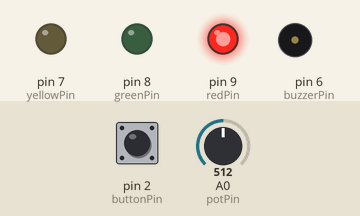
Simulated run of this sketch. Board: Arduino Uno, built with avr-gcc and run on an emulated ATmega328P. Parts: output pins drawn as LEDs (lit = HIGH), buzzer (waves = sounding, pin HIGH). The test bench sets the inputs (shaded band); at power-on: A0 (potPin) = 512, pin 2 (buttonPin) HIGH. Pins used as bus, display or sensor lines are not drawn.

Above: at 19.9 s.
20.0 s: A0 (potPin) set to 306
At 28.9 s:
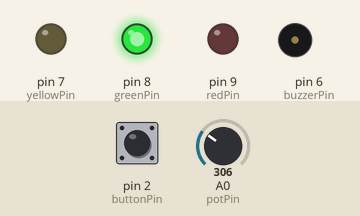
29.0 s: A0 (potPin) set to 716
At 37.3 s:
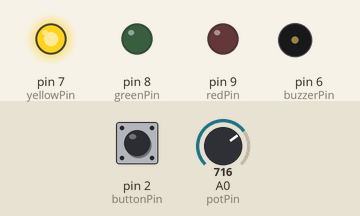
Timing chart, 0 to 39.9 s (numbered marks = the images above; inputs shaded):
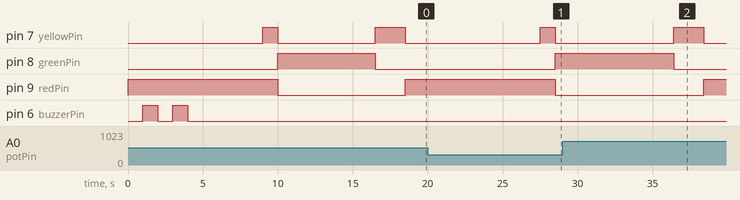

Measured:
- after the input at 29.0 s, pin 8 (greenPin): HIGH → LOW after 7.4 s instead of 4.6 s; pin 9 (redPin): LOW → HIGH after 9.4 s instead of 6.6 s
- by itself, pin 6 (buzzerPin): alternates HIGH for 1.0 s and LOW for 1.0 s, 4 changes in all, then stays LOW

The sketch:

CP2VA_F.ino
```cpp
// --- PIN DEFINITIONS ---
const int redPin = 9;
const int yellowPin = 7;       // YELLOW LED on Pin 7 (Physical Pin Swap)
const int greenPin = 8;        // GREEN LED on Pin 8 (Physical Pin Swap)
const int buzzerPin = 6;
const int buttonPin = 2;       // Pedestrian Button
const int potPin = A0;         // Timing Potentiometer

// --- STATE VARIABLES ---
// 0:GREEN, 1:YELLOW, 2:RED, 3:PEDESTRIAN, 4:RED_YELLOW
int trafficState = 2;          // Start in RED (2)
unsigned long stateStartTime = 0;
unsigned long potTimingMs = 5000; // Default 5 seconds

// --- TIMING CONSTANTS ---
const long minGreenTime = 3000;
const long maxGreenTime = 10000;
const long yellowTime = 2000;
const long redTime = 5000;
const long pedestrianTime = 4000;
const long redYellowTime = 1000; // 1 second for Red+Yellow phase (NEW)

// --- BUZZER PATTERN VARIABLES (Non-blocking) ---
unsigned long lastBuzzerToggle = 0;
long buzzerInterval = 0;

// -------------------------------------------------------------------
// SETUP & MAIN LOOP
// -------------------------------------------------------------------

void setup() {
  pinMode(redPin, OUTPUT);
  pinMode(yellowPin, OUTPUT);
  pinMode(greenPin, OUTPUT);
  pinMode(buzzerPin, OUTPUT);
  pinMode(buttonPin, INPUT_PULLUP);
  trafficState = 2;
  stateStartTime = millis();
}

void loop() {
  handlePotentiometer();
  handlePedestrianInput();
  checkStateTransition();
  updateOutputs();
}

// -------------------------------------------------------------------
// INPUT HANDLERS
// -------------------------------------------------------------------

void handlePotentiometer() {
  int potValue = analogRead(potPin);
  potTimingMs = map(potValue, 0, 1023, minGreenTime, maxGreenTime);
}

void handlePedestrianInput() {
  if (digitalRead(buttonPin) == LOW) {
    if (trafficState == 0 || trafficState == 1) {
      if (trafficState == 0) {
        changeState(1); // Jump to YELLOW
      }
    }
  }
}

// -------------------------------------------------------------------
// STATE MACHINE CORE (Updated for RED_YELLOW)
// -------------------------------------------------------------------

void checkStateTransition() {
  unsigned long currentTime = millis();
  long elapsedTime = currentTime - stateStartTime;

  switch (trafficState) {
    case 0: // GREEN
      if (elapsedTime >= potTimingMs) {
        changeState(1); // GREEN -> YELLOW
      }
      break;

    case 1: // YELLOW (Transition to Red)
      if (elapsedTime >= yellowTime) {
        changeState(2); // YELLOW -> RED
      }
      break;

    case 2: // RED (Longest State)
      if (elapsedTime >= redTime) {
        changeState(3); // RED -> PEDESTRIAN
      }
      break;

    case 3: // PEDESTRIAN (Safe Crossing)
      if (elapsedTime >= pedestrianTime) {
        changeState(4); // PEDESTRIAN -> RED_YELLOW (New State)
      }
      break;

    case 4: // NEW: RED_YELLOW (Transition to Green)
      if (elapsedTime >= redYellowTime) {
        changeState(0); // RED_YELLOW -> GREEN
      }
      break;
  }
}

void changeState(int newState) {
  trafficState = newState;
  stateStartTime = millis();

  digitalWrite(redPin, LOW);
  digitalWrite(yellowPin, LOW);
  digitalWrite(greenPin, LOW);
  noTone(buzzerPin);
}

// -------------------------------------------------------------------
// OUTPUTS AND BUZZER PATTERN (Updated for RED_YELLOW)
// -------------------------------------------------------------------

void updateOutputs() {
  switch (trafficState) {
    case 0: // GREEN
      digitalWrite(greenPin, HIGH);
      buzzerInterval = 250;
      handleBuzzerPattern();
      break;

    case 1: // YELLOW
      digitalWrite(yellowPin, HIGH);
      buzzerInterval = 10;
      handleBuzzerPattern();
      break;

    case 2: // RED
      digitalWrite(redPin, HIGH);
      buzzerInterval = 1000;
      handleBuzzerPattern();
      break;

    case 3: // PEDESTRIAN
      digitalWrite(redPin, HIGH); // Keep traffic stopped!
      buzzerInterval = 100;
      handleBuzzerPattern();
      break;

    case 4: // NEW: RED_YELLOW
      digitalWrite(redPin, HIGH);      // Red and...
      digitalWrite(yellowPin, HIGH);   // ...Yellow ON!
      buzzerInterval = 10;
      handleBuzzerPattern();
      break;
  }
}

// NON-BLOCKING BUZZER HANDLER
void handleBuzzerPattern() {
  if (millis() - lastBuzzerToggle >= buzzerInterval) {
    lastBuzzerToggle = millis();

    if (digitalRead(buzzerPin) == HIGH) {
      digitalWrite(buzzerPin, LOW);
    } else {
      digitalWrite(buzzerPin, HIGH);
    }
  }
}
```
